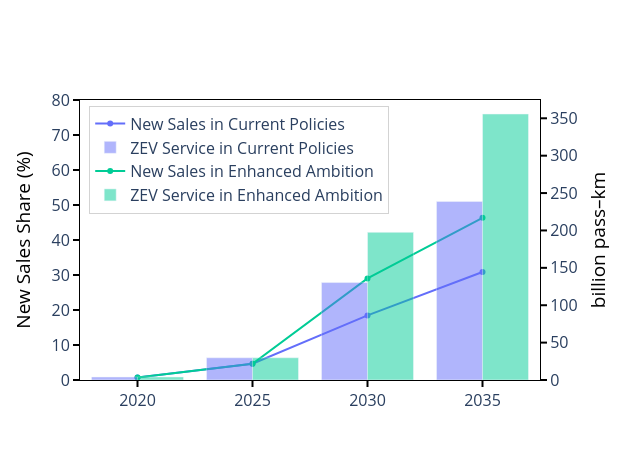

The notebook cell saved with this chart:
### Code cell
# Build figures
fig_passenger = go.Figure()
for scen in SCENARIOS:
    add_dual_series_from_split(
        fig_passenger,
        df_share=serShare.reset_index().rename(columns={'value': 'share_percent'}),
        df_service=df_service_agg,
        units_filter=UNITS_PASSENGER,
        scenario=scen,
        left_name="New Sales",
        right_name="ZEV Service"
    )
base_layout(fig_passenger, y2_title="billion pass–km", width=620, height=460, legend_pos="h")
# keep your y1 range/legend tweaks...

fig_passenger.update_layout(
    xaxis=dict(
        title=None,
    ),
    yaxis=dict(
        title=dict(text="New Sales Share (%)", font=dict(color="black")),
        range=[0, 80],  # <- yaxis1 범위 지정
        showticklabels=True,
        ticks="outside",
        ticklen=6, tickwidth=2, tickcolor="black",
        showline=True, linecolor="black", linewidth=1,
        dtick=10, mirror=True
    ),
    yaxis2=dict(
        title=dict(text="billion pass–km", font=dict(color="black")),
        tickcolor="black", ticklen=6, tickwidth=2, ticks="outside",
        overlaying="y", side="right",
        showline=True, linecolor="black", linewidth=1
    ),
    legend=dict(
        x=0.02,       # 왼쪽 여백 (0=완전 왼쪽)
        y=0.98,       # 위쪽 여백 (1=완전 위)
        xanchor="left",
        yanchor="top",
        bgcolor="rgba(255,255,255,0.6)",
        bordercolor="lightgray",
        borderwidth=1,
        orientation="v"  # 세로 정렬
    )
)

pio.write_image(fig_passenger, "./fig/pass.png", width=620, height=460, scale=2)
fig_passenger

### Figure 1 — Plotly figure (JSON) as saved in the notebook; plotly's stock layout.template omitted (floating-point values rounded to 4 significant figures)
{"data": [{"line": {"color": "#636EFA"}, "mode": "lines+markers", "name": "New Sales in Current Policies", "type": "scatter", "x": [2020, 2025, 2030, 2035], "y": [0.7414, 4.634, 18.46, 30.84], "yaxis": "y"}, {"marker": {"color": "#636EFA"}, "name": "ZEV Service in Current Policies", "opacity": 0.5, "type": "bar", "x": [2020, 2025, 2030, 2035], "y": [4.062, 29.74, 130.3, 238.8], "yaxis": "y2"}, {"line": {"color": "#00CC96"}, "mode": "lines+markers", "name": "New Sales in Enhanced Ambition", "type": "scatter", "x": [2020, 2025, 2030, 2035], "y": [0.7414, 4.634, 29.02, 46.35], "yaxis": "y"}, {"marker": {"color": "#00CC96"}, "name": "ZEV Service in Enhanced Ambition", "opacity": 0.5, "type": "bar", "x": [2020, 2025, 2030, 2035], "y": [4.062, 29.74, 197.5, 355.7], "yaxis": "y2"}], "layout": {"barmode": "group", "font": {"size": 16}, "height": 460, "legend": {"bgcolor": "rgba(255,255,255,0.6)", "bordercolor": "lightgray", "borderwidth": 1, "orientation": "v", "x": 0.02, "xanchor": "left", "y": 0.98, "yanchor": "top"}, "paper_bgcolor": "white", "plot_bgcolor": "white", "width": 620, "xaxis": {"linecolor": "black", "linewidth": 1, "mirror": true, "showline": true, "showticklabels": true, "tickcolor": "black", "ticklen": 6, "ticks": "outside", "tickwidth": 2, "title": {}}, "yaxis": {"dtick": 10, "linecolor": "black", "linewidth": 1, "mirror": true, "range": [0, 80], "showline": true, "showticklabels": true, "tickcolor": "black", "ticklen": 6, "ticks": "outside", "tickwidth": 2, "title": {"font": {"color": "black"}, "text": "New Sales Share (%)"}}, "yaxis2": {"linecolor": "black", "linewidth": 1, "overlaying": "y", "showline": true, "side": "right", "tickcolor": "black", "ticklen": 6, "ticks": "outside", "tickwidth": 2, "title": {"font": {"color": "black"}, "text": "billion pass–km"}}}}
